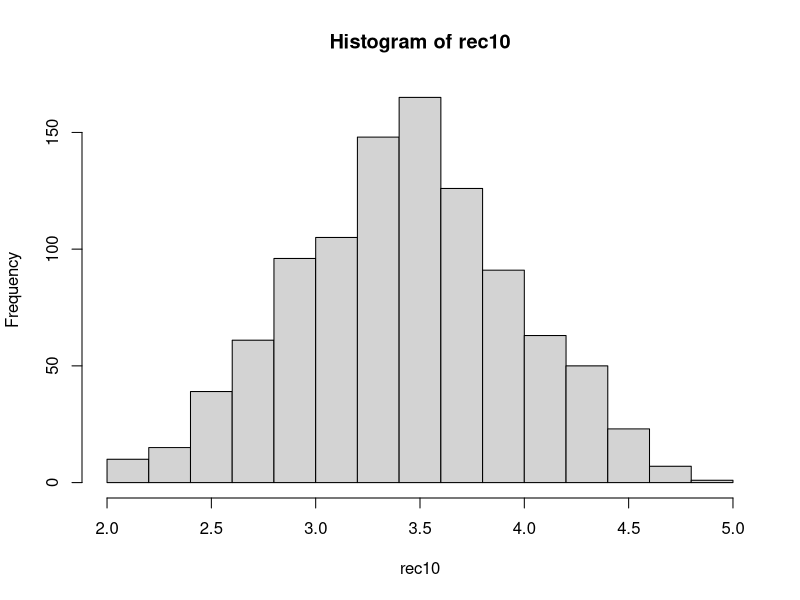
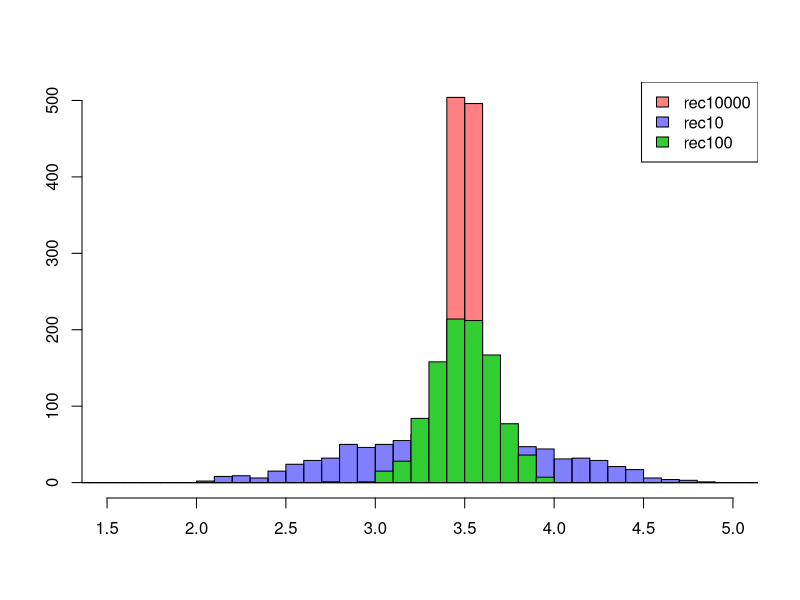
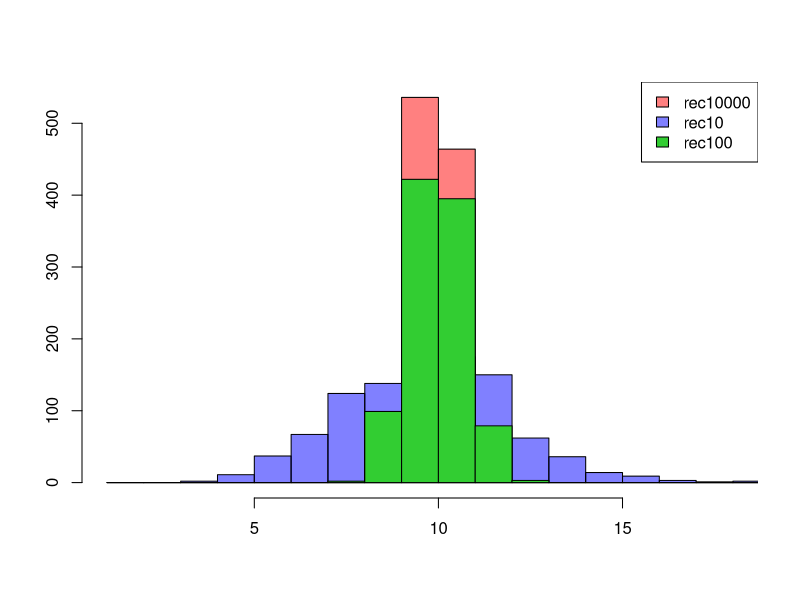

The R script that drew these images, in order:
## ---- chunk 1
s10 <- sample(1:6,10,replace = TRUE)
mean(s10)
## ---- chunk 2
s1000 <- sample(1:6,1000,replace = TRUE)
mean(s1000)
## ---- chunk 3
#サイコロを10回振るのを1000回繰り返す
S <- 1000
rec10 <- numeric(S)
for(i in 1:S){
  rec10[i] <- sample(1:6, 10, replace = TRUE)|>
    mean()
}
summary(rec10)
## ---- chunk 4
hist(rec10)
## ---- chunk 5
#サイコロを10000回振るのを1000回繰り返す
S <- 1000
rec10000 <- numeric(S)
for(i in 1:S){
  rec10000[i] <- sample(1:6, 10000, replace = TRUE)|>
    mean()
}
summary(rec10000)
## ---- chunk 6

#サイコロを100回振るのを1000回繰り返す
S <- 1000
rec100 <- numeric(S)
for(i in 1:S){
  rec100[i] <- sample(1:6, 100, replace = TRUE)|>
    mean()
}

#3つそれぞれヒストグラムを書いて，
#一つのシートに重ねて表示
hist(rec10000, 
     col="#FF00007F", 
     xlim=c(1.5,5),
     ann=F, 
     main="", 
     xlab="" ,
     breaks=seq(1,6,0.1)
     )
par(new=T)
hist(rec10, 
     breaks=seq(1,6,0.1),
     col="#0000FF7F",
     ann=F, 
     add=T)
hist(rec100, 
     breaks=seq(1,6,0.1),
     col="#32CD32",
     ann=F, 
     add=T)
legend("topright", 
       legend=c("rec10000", 
                "rec10", 
                "rec100"),
       fill=c("#FF00007F", 
              "#0000FF7F",
              "#32CD32")
       )


## ---- chunk 7
S <- 1000

srec10 <- numeric(S)
for(i in 1:S){
  srec10[i] <- sd(rnorm(10,50,10))
}

srec100 <- numeric(S)
for(i in 1:S){
  srec100[i] <- sd(rnorm(100,50,10))
}


srec10000 <- numeric(S)
for(i in 1:S){
  srec10000[i] <- sd(rnorm(10000,50,10))
}



hist(srec10000, col="#FF00007F", xlim=c(1,18),ann=F, main="", xlab="" ,breaks=seq(1,20,1))
par(new=T)
hist(srec10, breaks=seq(1,20,1),col="#0000FF7F",ann=F, add=T)

hist(srec100, breaks=seq(1,20,1),col="#32CD32",ann=F, add=T)
legend("topright", legend=c("rec10000", "rec10", "rec100"),fill=c("#FF00007F", "#0000FF7F","#32CD32"))

## ---- chunk 8

